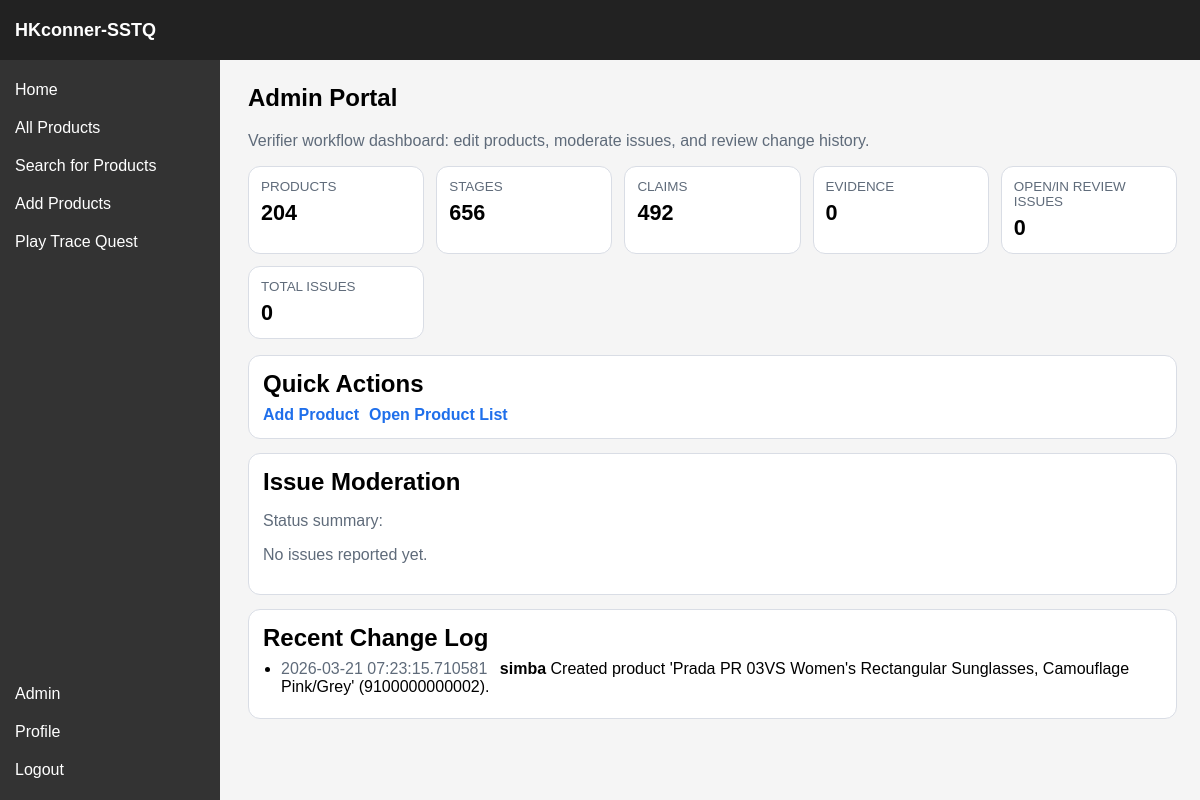
Page /admin (signed in) on the earlier database version.
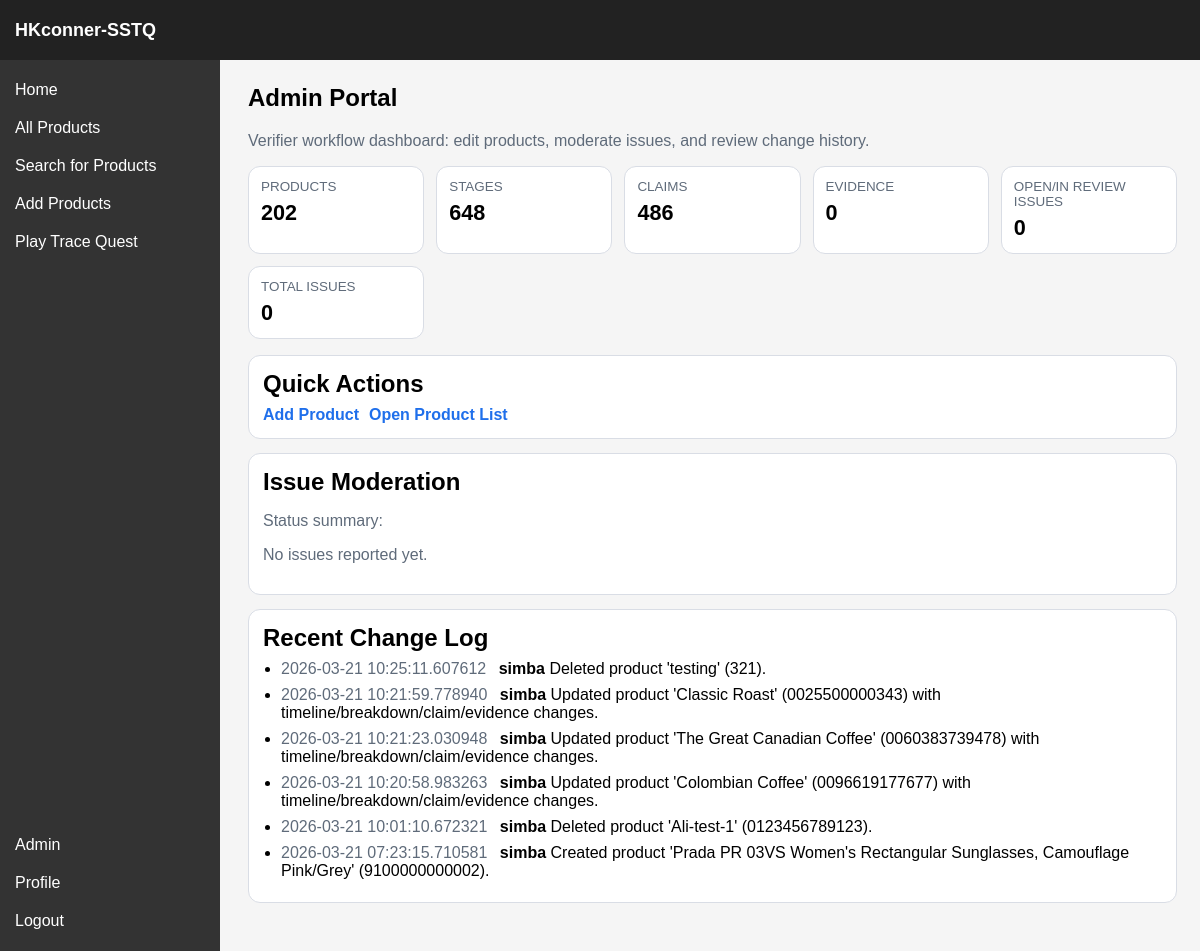
Same page on the later database version.
### sstq/models.py (models this page shows, shortened)
class ChangeLog(db.Model):
    __tablename__ = "changelogs"
    log_id = db.Column(db.Integer, primary_key=True)
    user_id = db.Column(db.Integer, db.ForeignKey("users.user_id"), nullable=False)
    timestamp = db.Column(db.DateTime, default=lambda: datetime.now(timezone.utc), nullable=False)
    change_summary = db.Column(db.String(512), nullable=False)
    user = db.relationship("User", backref="changelogs")

class User(db.Model, UserMixin):
    __tablename__ = "users"
    user_id = db.Column(db.Integer, primary_key=True)
    username = db.Column(db.String(64), unique=True, nullable=False)
    role = db.Column(db.String(16), default="consumer", nullable=False)
    password_hash = db.Column(db.String(256), nullable=False)
    @property
    def is_verifier(self):
        return self.role == "verifier"
    @property
    def is_admin(self):
        return self.role == "admin"

### sstq/routes/admin.py (the view)
@admin_bp.route("/admin", methods=["GET"])
@roles_required("verifier", "admin")
def admin():
    issue_rows = (
        db.session.query(Issue, Claim, Product, User)
        .join(Claim, Issue.claim_id == Claim.claim_id)
        .join(Product, Claim.product_barcode == Product.barcode)
        .outerjoin(User, Issue.user_id == User.user_id)
        .order_by(Issue.issue_id.desc())
        .limit(60)
        .all()
    )
    recent_changes = (
        db.session.query(ChangeLog, User)
        .join(User, ChangeLog.user_id == User.user_id)
        .order_by(ChangeLog.timestamp.desc())
        .limit(20)
        .all()
    )
    stats = {
        "products": Product.query.count(),
        "stages": Stage.query.count(),
        "claims": Claim.query.count(),
        "evidence": Evidence.query.count(),
        "issues_open": Issue.query.filter(Issue.status.in_(["open", "in_review"])).count(),
        "issues_total": Issue.query.count(),
    }
    status_breakdown = dict(
        db.session.query(Issue.status, db.func.count(Issue.issue_id))
        .group_by(Issue.status)
        .all()
    )
    return render_template(
        "admin.html",
        issue_rows=issue_rows,
        recent_changes=recent_changes,
        stats=stats,
        status_breakdown=status_breakdown,
    )

### sstq/routes/auth.py (called while the page is built)
@login_manager.user_loader
def load_user(user_id):
    return db.session.get(User, int(user_id))

### sstq/templates/admin.html (shortened to what this page needs)
{% extends "base.html" %}
{% block custom_css %}<link rel="stylesheet" href="{{ url_for('static', filename='css/admin.css') }}">{% endblock %}
{% block content %}
<section class="admin-page">
    <h1>Admin Portal</h1>
    <p class="intro">Verifier workflow dashboard: edit products, moderate issues, and review change history.</p>
    <div class="stats-grid">
        <article class="stat-card"><p class="label">Products</p><p class="value">{{ stats.products }}</p></article>
        <article class="stat-card"><p class="label">Stages</p><p class="value">{{ stats.stages }}</p></article>
        <article class="stat-card"><p class="label">Claims</p><p class="value">{{ stats.claims }}</p></article>
        <article class="stat-card"><p class="label">Evidence</p><p class="value">{{ stats.evidence }}</p></article>
        <article class="stat-card"><p class="label">Open/In Review Issues</p><p class="value">{{ stats.issues_open }}</p></article>
        <article class="stat-card"><p class="label">Total Issues</p><p class="value">{{ stats.issues_total }}</p></article>
    </div>
    <section class="panel">
        <h2>Quick Actions</h2>
        <div class="action-row">
            <a class="action-link" href="{{ url_for('product.product_add') }}">Add Product</a>
            <a class="action-link" href="{{ url_for('product.product') }}">Open Product List</a>
        </div>
    </section>
    <section class="panel">
        <h2>Issue Moderation</h2>
        <p class="muted">Status summary:
        </p>
        {% if issue_rows %}
            <div class="table-wrap">
                <table>
                    <thead>
                        <tr>
                            <th>Issue</th>
                            <th>Product</th>
                            <th>Claim</th>
                            <th>Reporter</th>
                            <th>Status</th>
                            <th>Resolution Note</th>
                            <th>Update</th>
                        </tr>
                    </thead>
                    <tbody>
                        {% for issue, claim, product, user in issue_rows %}
                            <tr>
                                <td>
                                    <strong>#{{ issue.issue_id }}</strong><br>
                                    <span class="muted">{{ issue.issue_type }}</span><br>
                                    {{ issue.description }}
                                </td>
                                <td>
                                    <a href="{{ url_for('product.product_detail', barcode=product.barcode) }}">{{ product.name }}</a><br>
                                    <span class="muted">{{ product.barcode }}</span>
                                </td>
                                <td>{{ claim.claim_type }}</td>
                                <td>{{ user.username if user else "anonymous" }}</td>
                                <td>{{ issue.status }}</td>
                                <td>{{ issue.resolution_note or "-" }}</td>
                                <td>
                                    <form method="POST" action="{{ url_for('admin.update_issue', issue_id=issue.issue_id) }}" class="issue-form">
                                        <select name="status" required>
                                            {% set current_status = issue.status or 'open' %}
                                            <option value="open" {% if current_status == 'open' %}selected{% endif %}>open</option>
                                            <option value="in_review" {% if current_status == 'in_review' %}selected{% endif %}>in_review</option>
                                            <option value="resolved" {% if current_status == 'resolved' %}selected{% endif %}>resolved</option>
                                            <option value="rejected" {% if current_status == 'rejected' %}selected{% endif %}>rejected</option>
                                        </select>
                                        <input name="resolution_note" placeholder="Resolution note" value="{{ issue.resolution_note or '' }}">
                                        <button type="submit">Save</button>
                                    </form>
                                </td>
                            </tr>
                        {% endfor %}
                    </tbody>
                </table>
            </div>
        {% else %}
            <p class="muted">No issues reported yet.</p>
        {% endif %}
    </section>
    <section class="panel">
        <h2>Recent Change Log</h2>
        {% if recent_changes %}
            <ul class="change-list">
                {% for log, user in recent_changes %}
                    <li>
                        <span class="time">{{ log.timestamp }}</span>
                        <strong>{{ user.username }}</strong>
                        <span>{{ log.change_summary }}</span>
                    </li>
                {% endfor %}
            </ul>
        {% else %}
            <p class="muted">No changes logged yet.</p>
        {% endif %}
    </section>
</section>
{% endblock %}

### sstq/templates/base.html (shortened to what this page needs)
<!DOCTYPE html>
<html lang="en">
<head>
    <link rel="stylesheet" href="{{ url_for('static', filename='css/base.css') }}">
    {% block custom_css %}{% endblock %}
</head>
<body>
    <div class="container">
        <div class="header">
            <div class="logo">
                <a href="{{ url_for('home.home') }}">HKconner-SSTQ</a>
            </div>
        </div>
        <div class="sidebar">
            <div class="sidebar-top">
                <a href="{{ url_for('home.home') }}">Home</a>
                <a href="{{ url_for('product.product') }}">All Products</a>
                <a href="{{ url_for('search_product.search_product') }}">Search for Products</a>
                {% if current_user.is_authenticated %}
                    {% if current_user.is_verifier or current_user.is_admin %}
                        <a href="{{ url_for('product.product_add') }}">Add Products</a>
                    {% endif %}
                {% endif %}
                <a href="{{ url_for('tracequest.tracequest') }}">Play Trace Quest</a>
            </div>
            <div class="sidebar-middle"></div>
            <div class="sidebar-bottom">
                {% if current_user.is_authenticated %}
                    {% if current_user.is_admin or current_user.is_verifier %}
                        <a href="{{ url_for('admin.admin') }}">Admin</a>
                    {% endif %}
                    <a href="{{ url_for('profile.profile') }}">Profile</a>
                    <a href="{{ url_for('auth.logout') }}">Logout</a>
                {% else %}
                    <a href="{{ url_for('auth.login') }}">Login</a>
                {% endif %}
            </div>
        </div>
        <div class="content">
            {% block content %}{% endblock %}
        </div>
    </div>
</body>
</html>

### sstq/static/css/base.css (style rules this page uses)
* { box-sizing: border-box; }
body { margin: 0; font-family: Arial, sans-serif; min-height: 100vh; }
.container { display: grid; grid-template-columns: 220px 1fr; grid-template-rows: 60px calc(100vh - 60px); height: 100vh; overflow: hidden; }
.header { grid-column: 1 / 3; display: flex; align-items: center; background-color: #222; color: white; padding: 0 15px; min-height: 60px; }
.logo { margin-right: 20px; }
.logo a { color: white; text-decoration: none; font-weight: bold; font-size: 18px; }
.sidebar { background-color: #333; color: white; padding: 15px; display: flex; flex-direction: column; overflow-y: auto; }
.sidebar-top { display: flex; flex-direction: column; gap: 8px; }
.sidebar-middle { flex-grow: 1; }
.sidebar-bottom { display: flex; flex-direction: column; gap: 8px; }
.sidebar a { display: block; color: white; text-decoration: none; padding: 6px 0; }
.content { padding-left: 20px; padding-right: 15px; overflow-y: auto; background-color: #f5f5f5; }

### sstq/static/css/admin.css (style rules this page uses)
.admin-page { max-width: 1200px; margin: 24px auto; padding: 0 8px 24px; }
.intro { color: #5f6b7a; }
.stats-grid { display: grid; gap: 12px; grid-template-columns: repeat(auto-fit, minmax(160px, 1fr)); margin: 16px 0; }
.stat-card { background: #fff; border: 1px solid #d9dde5; border-radius: 12px; padding: 12px; }
.stat-card .label { margin: 0; color: #5f6b7a; font-size: 0.84rem; text-transform: uppercase; }
.stat-card .value { margin: 6px 0 0; font-size: 1.35rem; font-weight: 700; }
.panel { background: #fff; border: 1px solid #d9dde5; border-radius: 12px; padding: 14px; margin-top: 14px; }
.panel h2 { margin: 0 0 8px; }
.action-row { display: flex; gap: 10px; flex-wrap: wrap; }
.action-link { color: #1f6feb; text-decoration: none; font-weight: 600; }
.muted { color: #5f6b7a; }
.change-list { margin: 0; padding-left: 18px; }
.change-list li { margin-bottom: 8px; }
.time { color: #5f6b7a; margin-right: 8px; }

Differences in the rows shown:
added ChangeLog: timestamp "2026-03-21 10:25:11.607612", username "simba", change_summary "Deleted product 'testing' (321)."
added ChangeLog: timestamp "2026-03-21 10:21:59.778940", username "simba", change_summary "Updated product 'Classic Roast' (0025500000343) with timeline/breakdown/claim/evidence changes."
added ChangeLog: timestamp "2026-03-21 10:21:23.030948", username "simba", change_summary "Updated product 'The Great Canadian Coffee' (0060383739478) with timeline/breakdown/claim/evidence changes."
added ChangeLog: timestamp "2026-03-21 10:20:58.983263", username "simba", change_summary "Updated product 'Colombian Coffee' (0096619177677) with timeline/breakdown/claim/evidence changes."
added ChangeLog: timestamp "2026-03-21 10:01:10.672321", username "simba", change_summary "Deleted product 'Ali-test-1' (0123456789123)."
Other differences:
{{ stats.products }}: "204" → "202"
{{ stats.stages }}: "656" → "648"
{{ stats.claims }}: "492" → "486"
